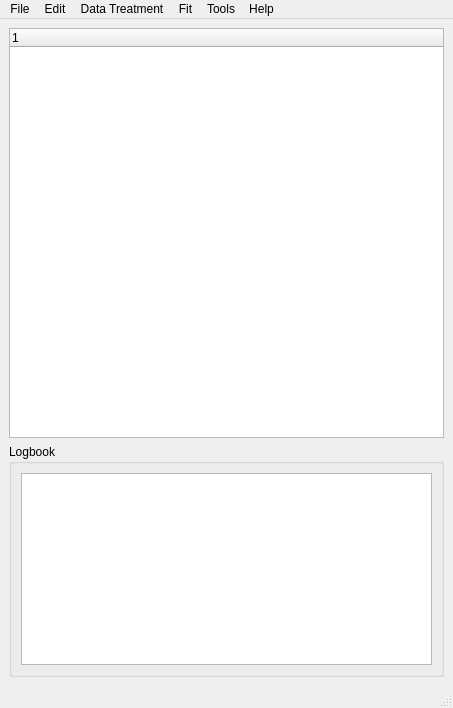
<?xml version="1.0" encoding="UTF-8"?>
<ui version="4.0">
 <class>mainGuisaxsWindows</class>
 <widget class="QMainWindow" name="mainGuisaxsWindows">
  <property name="geometry">
   <rect>
    <x>0</x>
    <y>0</y>
    <width>453</width>
    <height>708</height>
   </rect>
  </property>
  <property name="windowTitle">
   <string>MainWindow</string>
  </property>
  <property name="statusTip">
   <string/>
  </property>
  <widget class="QWidget" name="centralwidget">
   <layout class="QVBoxLayout" name="verticalLayout_5">
    <item>
     <widget class="QTreeWidget" name="treeWidget">
      <property name="minimumSize">
       <size>
        <width>0</width>
        <height>400</height>
       </size>
      </property>
      <property name="alternatingRowColors">
       <bool>false</bool>
      </property>
      <property name="rootIsDecorated">
       <bool>true</bool>
      </property>
      <property name="itemsExpandable">
       <bool>true</bool>
      </property>
      <property name="animated">
       <bool>true</bool>
      </property>
      <property name="expandsOnDoubleClick">
       <bool>true</bool>
      </property>
      <column>
       <property name="text">
        <string notr="true">1</string>
       </property>
      </column>
     </widget>
    </item>
    <item>
     <widget class="QGroupBox" name="groupBox_2">
      <property name="sizePolicy">
       <sizepolicy hsizetype="Expanding" vsizetype="Fixed">
        <horstretch>0</horstretch>
        <verstretch>0</verstretch>
       </sizepolicy>
      </property>
      <property name="maximumSize">
       <size>
        <width>16777215</width>
        <height>400</height>
       </size>
      </property>
      <property name="title">
       <string>Logbook</string>
      </property>
      <layout class="QVBoxLayout" name="verticalLayout_4">
       <item>
        <widget class="QTextBrowser" name="multitxt">
         <property name="sizePolicy">
          <sizepolicy hsizetype="Expanding" vsizetype="Expanding">
           <horstretch>0</horstretch>
           <verstretch>0</verstretch>
          </sizepolicy>
         </property>
        </widget>
       </item>
      </layout>
     </widget>
    </item>
   </layout>
  </widget>
  <widget class="QMenuBar" name="menubar">
   <property name="geometry">
    <rect>
     <x>0</x>
     <y>0</y>
     <width>453</width>
     <height>21</height>
    </rect>
   </property>
   <widget class="QMenu" name="menuFile">
    <property name="title">
     <string>File</string>
    </property>
    <widget class="QMenu" name="menuRecents">
     <property name="title">
      <string>Recents</string>
     </property>
    </widget>
    <addaction name="actionOpen"/>
    <addaction name="actionOpen_Dataset"/>
    <addaction name="actionAppend_Dataset"/>
    <addaction name="separator"/>
    <addaction name="menuRecents"/>
    <addaction name="separator"/>
    <addaction name="actionSave"/>
    <addaction name="actionSave_As"/>
    <addaction name="actionExport"/>
    <addaction name="separator"/>
    <addaction name="actionGenerate_treatment_file"/>
    <addaction name="separator"/>
    <addaction name="actionReset_datas"/>
    <addaction name="separator"/>
    <addaction name="actionExit"/>
   </widget>
   <widget class="QMenu" name="menuEdit">
    <property name="title">
     <string>Edit</string>
    </property>
    <addaction name="actionSelect_All"/>
    <addaction name="actionUnselect_All"/>
    <addaction name="separator"/>
    <addaction name="actionSelect_Only_Parents"/>
    <addaction name="actionSelect_Only_Childs"/>
    <addaction name="separator"/>
    <addaction name="actionRefresh_from_file"/>
    <addaction name="actionRename"/>
    <addaction name="actionRemove"/>
    <addaction name="actionRemove_selected"/>
    <addaction name="actionDuplicate"/>
    <addaction name="actionDuplicate_without_links"/>
    <addaction name="actionRemove_dependencies"/>
    <addaction name="separator"/>
    <addaction name="actionClip_Q_range"/>
    <addaction name="actionScale_Q_range"/>
    <addaction name="actionConcatenate"/>
    <addaction name="separator"/>
    <addaction name="actionCalculator"/>
    <addaction name="actionAddReferenceValue"/>
    <addaction name="separator"/>
    <addaction name="actionChange_color"/>
    <addaction name="separator"/>
    <addaction name="actionSet_as_reference"/>
    <addaction name="actionSet_as_Background"/>
   </widget>
   <widget class="QMenu" name="menuData_Treatment">
    <property name="title">
     <string>Data Treatment</string>
    </property>
   </widget>
   <widget class="QMenu" name="menuFit">
    <property name="title">
     <string>Fit</string>
    </property>
   </widget>
   <widget class="QMenu" name="menuTools">
    <property name="title">
     <string>Tools</string>
    </property>
    <addaction name="actionX_ray_absorption"/>
    <addaction name="actionFind_peaks"/>
    <addaction name="actionSmooth"/>
    <addaction name="actionDerivate"/>
    <addaction name="actionInterpolate"/>
    <addaction name="actionGenerate_Noise"/>
    <addaction name="actionStatistics"/>
   </widget>
   <widget class="QMenu" name="menuHelp">
    <property name="title">
     <string>Help</string>
    </property>
    <widget class="QMenu" name="menuDocuments">
     <property name="title">
      <string>Documents</string>
     </property>
     <property name="icon">
      <iconset>
       <normalon>../images/environ.png</normalon>
      </iconset>
     </property>
    </widget>
    <addaction name="menuDocuments"/>
    <addaction name="actionChanges"/>
    <addaction name="actionLicence"/>
    <addaction name="actionAbout"/>
   </widget>
   <addaction name="menuFile"/>
   <addaction name="menuEdit"/>
   <addaction name="menuData_Treatment"/>
   <addaction name="menuFit"/>
   <addaction name="menuTools"/>
   <addaction name="menuHelp"/>
  </widget>
  <widget class="QStatusBar" name="statusbar"/>
  <action name="actionOpen">
   <property name="icon">
    <iconset>
     <normalon>../images/fileopen.png</normalon>
    </iconset>
   </property>
   <property name="text">
    <string>Open</string>
   </property>
  </action>
  <action name="actionOpen_Dataset">
   <property name="icon">
    <iconset>
     <normalon>../images/chart_params.png</normalon>
    </iconset>
   </property>
   <property name="text">
    <string>Open Dataset</string>
   </property>
  </action>
  <action name="actionExit">
   <property name="icon">
    <iconset>
     <normalon>../images/fileclose.png</normalon>
    </iconset>
   </property>
   <property name="text">
    <string>Exit</string>
   </property>
  </action>
  <action name="actionSave">
   <property name="icon">
    <iconset>
     <normalon>../images/filesave.png</normalon>
    </iconset>
   </property>
   <property name="text">
    <string>Save</string>
   </property>
  </action>
  <action name="actionSave_As">
   <property name="icon">
    <iconset>
     <normalon>../images/filesaveas.png</normalon>
    </iconset>
   </property>
   <property name="text">
    <string>Save As</string>
   </property>
  </action>
  <action name="actionReset_datas">
   <property name="text">
    <string>Reset datas</string>
   </property>
  </action>
  <action name="actionSelect_All">
   <property name="text">
    <string>Select All</string>
   </property>
  </action>
  <action name="actionUnselect_All">
   <property name="text">
    <string>Unselect All</string>
   </property>
  </action>
  <action name="actionRefresh_from_file">
   <property name="text">
    <string>Refresh from file</string>
   </property>
  </action>
  <action name="actionRename">
   <property name="text">
    <string>Rename</string>
   </property>
  </action>
  <action name="actionRemove">
   <property name="text">
    <string>Remove</string>
   </property>
  </action>
  <action name="actionDuplicate">
   <property name="text">
    <string>Duplicate</string>
   </property>
  </action>
  <action name="actionDuplicate_without_links">
   <property name="text">
    <string>Duplicate without links</string>
   </property>
  </action>
  <action name="actionClip_Q_range">
   <property name="text">
    <string>Clip Q range</string>
   </property>
  </action>
  <action name="actionScale_Q_range">
   <property name="text">
    <string>Scale Q range</string>
   </property>
  </action>
  <action name="actionConcatenate">
   <property name="text">
    <string>Concatenate</string>
   </property>
  </action>
  <action name="actionDerivate">
   <property name="text">
    <string>Derivate</string>
   </property>
  </action>
  <action name="actionSmooth">
   <property name="text">
    <string>Smooth</string>
   </property>
  </action>
  <action name="actionFind_Peaks">
   <property name="text">
    <string>Find Peaks</string>
   </property>
  </action>
  <action name="actionInterpolate">
   <property name="text">
    <string>Interpolate</string>
   </property>
  </action>
  <action name="actionCalculator">
   <property name="text">
    <string>Calculator</string>
   </property>
  </action>
  <action name="actionStatistics">
   <property name="text">
    <string>Statistics</string>
   </property>
  </action>
  <action name="actionGenerate_Noise">
   <property name="text">
    <string>Generate Noise</string>
   </property>
  </action>
  <action name="actionTransmission_and_Background_correction">
   <property name="text">
    <string>Transmission and Background correction</string>
   </property>
  </action>
  <action name="actionCalculate_Resolution_function">
   <property name="text">
    <string>Calculate Resolution function</string>
   </property>
  </action>
  <action name="actionDesmearing">
   <property name="text">
    <string>Desmearing</string>
   </property>
  </action>
  <action name="actionAbsolute_scaling">
   <property name="text">
    <string>Absolute scaling</string>
   </property>
  </action>
  <action name="actionRadial_averaging">
   <property name="text">
    <string>Radial averaging</string>
   </property>
  </action>
  <action name="actionInvariant">
   <property name="text">
    <string>Invariant</string>
   </property>
  </action>
  <action name="actionX_ray_absorption">
   <property name="text">
    <string>X-ray absorption</string>
   </property>
  </action>
  <action name="actionX_ray_absorption_Xraylib">
   <property name="text">
    <string>X-ray absorption Xraylib</string>
   </property>
  </action>
  <action name="actionFind_peaks">
   <property name="text">
    <string>Find peaks</string>
   </property>
  </action>
  <action name="actionChanges">
   <property name="icon">
    <iconset>
     <normalon>../images/edit24.png</normalon>
    </iconset>
   </property>
   <property name="text">
    <string>Changes</string>
   </property>
  </action>
  <action name="actionLicence">
   <property name="icon">
    <iconset>
     <normaloff>../images/editcopy.png</normaloff>../images/editcopy.png</iconset>
   </property>
   <property name="text">
    <string>License</string>
   </property>
  </action>
  <action name="actionAbout">
   <property name="icon">
    <iconset>
     <normaloff>../images/breakpoint_cond_small.png</normaloff>../images/breakpoint_cond_small.png</iconset>
   </property>
   <property name="text">
    <string>About</string>
   </property>
  </action>
  <action name="actionAppend_Dataset">
   <property name="icon">
    <iconset>
     <normalon>../images/fileimport.png</normalon>
    </iconset>
   </property>
   <property name="text">
    <string>Append a Dataset</string>
   </property>
  </action>
  <action name="actionExport">
   <property name="icon">
    <iconset>
     <normalon>../images/filenew.png</normalon>
    </iconset>
   </property>
   <property name="text">
    <string>Export As text</string>
   </property>
  </action>
  <action name="actionAddReferenceValue">
   <property name="text">
    <string>Add a reference value</string>
   </property>
  </action>
  <action name="actionRemove_dependencies">
   <property name="text">
    <string>Remove dependencies</string>
   </property>
  </action>
  <action name="actionTest">
   <property name="text">
    <string>test</string>
   </property>
  </action>
  <action name="actionModels_2">
   <property name="text">
    <string>Models</string>
   </property>
  </action>
  <action name="actionQsdqsd">
   <property name="text">
    <string>qsdqsd</string>
   </property>
  </action>
  <action name="actionBlablqsd">
   <property name="text">
    <string>blablqsd</string>
   </property>
  </action>
  <action name="actionDoc">
   <property name="text">
    <string>doc</string>
   </property>
  </action>
  <action name="actionChange_color">
   <property name="text">
    <string>Change color</string>
   </property>
  </action>
  <action name="actionSet_as_reference">
   <property name="text">
    <string>Set as reference or solvent</string>
   </property>
  </action>
  <action name="actionSet_as_Background">
   <property name="text">
    <string>Set as Background</string>
   </property>
  </action>
  <action name="actionRemove_selected">
   <property name="text">
    <string>Remove selected</string>
   </property>
  </action>
  <action name="actionSelect_Only_Parents">
   <property name="text">
    <string>Select Only Parents</string>
   </property>
  </action>
  <action name="actionSelect_Only_Childs">
   <property name="text">
    <string>Select Only Childs</string>
   </property>
  </action>
  <action name="actionGenerate_treatment_file">
   <property name="text">
    <string>Generate treatment file</string>
   </property>
  </action>
 </widget>
 <resources/>
 <connections/>
</ui>
